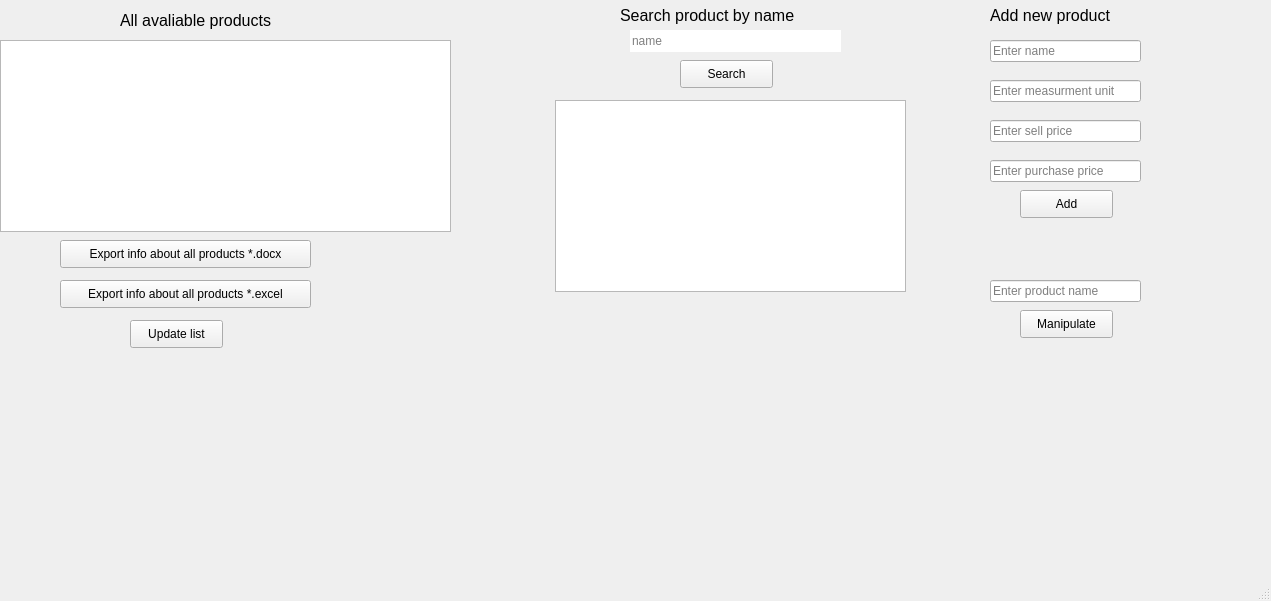
<?xml version="1.0" encoding="UTF-8"?>
<ui version="4.0">
 <class>MainWindow</class>
 <widget class="QMainWindow" name="MainWindow">
  <property name="geometry">
   <rect>
    <x>0</x>
    <y>0</y>
    <width>1271</width>
    <height>601</height>
   </rect>
  </property>
  <property name="windowTitle">
   <string>MainWindow</string>
  </property>
  <widget class="QWidget" name="centralwidget">
   <widget class="QListView" name="all_products_list">
    <property name="geometry">
     <rect>
      <x>0</x>
      <y>40</y>
      <width>451</width>
      <height>192</height>
     </rect>
    </property>
   </widget>
   <widget class="QLabel" name="label">
    <property name="geometry">
     <rect>
      <x>120</x>
      <y>0</y>
      <width>201</width>
      <height>41</height>
     </rect>
    </property>
    <property name="font">
     <font>
      <pointsize>12</pointsize>
     </font>
    </property>
    <property name="text">
     <string>All avaliable products</string>
    </property>
   </widget>
   <widget class="QPushButton" name="productDocx">
    <property name="geometry">
     <rect>
      <x>60</x>
      <y>240</y>
      <width>251</width>
      <height>28</height>
     </rect>
    </property>
    <property name="font">
     <font>
      <pointsize>9</pointsize>
     </font>
    </property>
    <property name="text">
     <string>Export info about all products *.docx</string>
    </property>
   </widget>
   <widget class="QPushButton" name="productExcel">
    <property name="geometry">
     <rect>
      <x>60</x>
      <y>280</y>
      <width>251</width>
      <height>28</height>
     </rect>
    </property>
    <property name="font">
     <font>
      <pointsize>9</pointsize>
     </font>
    </property>
    <property name="text">
     <string>Export info about all products *.excel</string>
    </property>
   </widget>
   <widget class="QLabel" name="label_2">
    <property name="geometry">
     <rect>
      <x>620</x>
      <y>0</y>
      <width>221</width>
      <height>31</height>
     </rect>
    </property>
    <property name="font">
     <font>
      <pointsize>12</pointsize>
     </font>
    </property>
    <property name="text">
     <string>Search product by name</string>
    </property>
   </widget>
   <widget class="QLineEdit" name="enter_prod_name">
    <property name="geometry">
     <rect>
      <x>630</x>
      <y>30</y>
      <width>211</width>
      <height>22</height>
     </rect>
    </property>
    <property name="inputMask">
     <string/>
    </property>
    <property name="text">
     <string/>
    </property>
    <property name="frame">
     <bool>false</bool>
    </property>
    <property name="placeholderText">
     <string>name</string>
    </property>
   </widget>
   <widget class="QPushButton" name="searchProdBtn">
    <property name="geometry">
     <rect>
      <x>680</x>
      <y>60</y>
      <width>93</width>
      <height>28</height>
     </rect>
    </property>
    <property name="text">
     <string>Search</string>
    </property>
   </widget>
   <widget class="QListView" name="search_product_list">
    <property name="geometry">
     <rect>
      <x>555</x>
      <y>100</y>
      <width>351</width>
      <height>192</height>
     </rect>
    </property>
   </widget>
   <widget class="QLabel" name="label_3">
    <property name="geometry">
     <rect>
      <x>990</x>
      <y>0</y>
      <width>151</width>
      <height>31</height>
     </rect>
    </property>
    <property name="font">
     <font>
      <pointsize>12</pointsize>
     </font>
    </property>
    <property name="text">
     <string>Add new product</string>
    </property>
   </widget>
   <widget class="QLineEdit" name="prod_name">
    <property name="geometry">
     <rect>
      <x>990</x>
      <y>40</y>
      <width>151</width>
      <height>22</height>
     </rect>
    </property>
    <property name="placeholderText">
     <string>Enter name</string>
    </property>
   </widget>
   <widget class="QLineEdit" name="prod_unit">
    <property name="geometry">
     <rect>
      <x>990</x>
      <y>80</y>
      <width>151</width>
      <height>22</height>
     </rect>
    </property>
    <property name="placeholderText">
     <string>Enter measurment unit</string>
    </property>
   </widget>
   <widget class="QLineEdit" name="sell_price">
    <property name="geometry">
     <rect>
      <x>990</x>
      <y>120</y>
      <width>151</width>
      <height>22</height>
     </rect>
    </property>
    <property name="placeholderText">
     <string>Enter sell price</string>
    </property>
   </widget>
   <widget class="QLineEdit" name="purchase_price">
    <property name="geometry">
     <rect>
      <x>990</x>
      <y>160</y>
      <width>151</width>
      <height>22</height>
     </rect>
    </property>
    <property name="placeholderText">
     <string>Enter purchase price</string>
    </property>
   </widget>
   <widget class="QPushButton" name="add_prod">
    <property name="geometry">
     <rect>
      <x>1020</x>
      <y>190</y>
      <width>93</width>
      <height>28</height>
     </rect>
    </property>
    <property name="text">
     <string>Add</string>
    </property>
   </widget>
   <widget class="QLineEdit" name="manipulate_name">
    <property name="geometry">
     <rect>
      <x>990</x>
      <y>280</y>
      <width>151</width>
      <height>22</height>
     </rect>
    </property>
    <property name="placeholderText">
     <string>Enter product name</string>
    </property>
   </widget>
   <widget class="QPushButton" name="manipulate_prod">
    <property name="geometry">
     <rect>
      <x>1020</x>
      <y>310</y>
      <width>93</width>
      <height>28</height>
     </rect>
    </property>
    <property name="text">
     <string>Manipulate</string>
    </property>
   </widget>
   <widget class="QPushButton" name="updBtn">
    <property name="geometry">
     <rect>
      <x>130</x>
      <y>320</y>
      <width>93</width>
      <height>28</height>
     </rect>
    </property>
    <property name="text">
     <string>Update list</string>
    </property>
   </widget>
  </widget>
  <widget class="QMenuBar" name="menubar">
   <property name="geometry">
    <rect>
     <x>0</x>
     <y>0</y>
     <width>1271</width>
     <height>26</height>
    </rect>
   </property>
  </widget>
  <widget class="QStatusBar" name="statusbar"/>
 </widget>
 <resources/>
 <connections/>
</ui>
